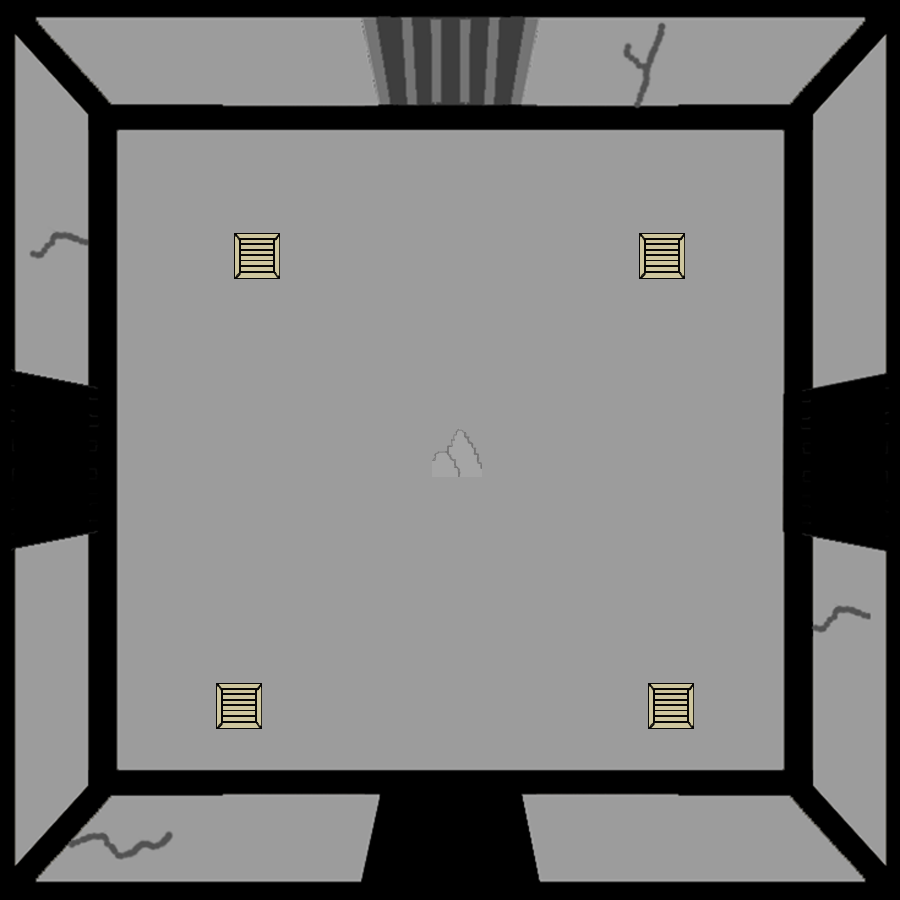

A 2D game scene composited from a Tiled map and its tileset images. What follows is a short description and the map's XML, with each tile layer's data collapsed to a summary:
An orthogonal 100x100 tile map with 9x9 px tiles, 2 tile layers (SALA, CAJAS Y ROCAS), 3 tilesets.

<map version="1.2" tiledversion="1.3.3" orientation="orthogonal" renderorder="right-down" width="100" height="100" tilewidth="9" tileheight="9" infinite="0" nextlayerid="3" nextobjectid="1">
 <tileset firstgid="1" source="PRISION11.tsx" />
 <tileset firstgid="10001" source="CAJA.tsx" />
 <tileset firstgid="10026" source="ROCAS.tsx" />
 <layer id="1" name="SALA" width="100" height="100">
  <data>[10000 cells, 10000 non-empty, 10000 distinct tile ids]</data>
 </layer>
 <layer id="2" name="CAJAS Y ROCAS" width="100" height="100">
  <data>[10000 cells, 722 non-empty, 647 distinct tile ids]</data>
 </layer>
</map>
